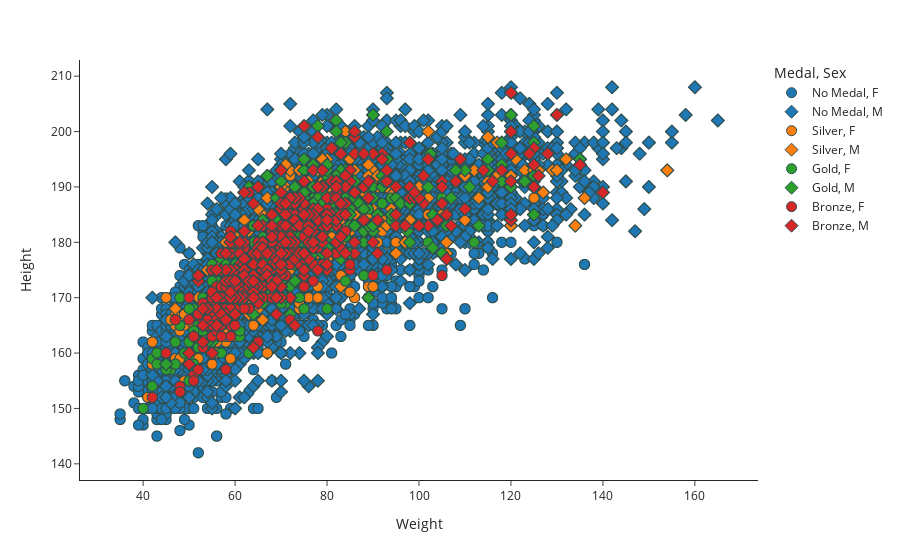

Notebook cell for this chart:
### Code cell
athlete_df_based_on_sport = athlete_df.query('Sport == "Athletics"') 
fig =px.scatter(athlete_df_based_on_sport, x= 'Weight', y = 'Height', color='Medal', symbol ='Sex', size_max=60, template = "simple_white")
fig.update_traces(marker=dict(size=10, line=dict(width=1, color='DarkSlateGrey')))
fig.show()

### Figure 1 — Plotly figure (JSON) as saved in the notebook; plotly's stock layout.template omitted (floating-point values rounded to 4 significant figures; data arrays with more than 128 entries replaced by an {"elided": "..."} marker saying what was removed)
{"data": [{"hovertemplate": "Medal=No Medal<br>Sex=F<br>Weight=%{x}<br>Height=%{y}<extra></extra>", "legendgroup": "No Medal, F", "marker": {"color": "#1F77B4", "line": {"color": "DarkSlateGrey", "width": 1}, "size": 10, "symbol": "circle"}, "mode": "markers", "name": "No Medal, F", "showlegend": true, "type": "scattergl", "x": {"elided": "6135 float values"}, "xaxis": "x", "y": {"elided": "6135 int values"}, "yaxis": "y"}, {"hovertemplate": "Medal=No Medal<br>Sex=M<br>Weight=%{x}<br>Height=%{y}<extra></extra>", "legendgroup": "No Medal, M", "marker": {"color": "#1F77B4", "line": {"color": "DarkSlateGrey", "width": 1}, "size": 10, "symbol": "diamond"}, "mode": "markers", "name": "No Medal, M", "showlegend": true, "type": "scattergl", "x": {"elided": "14379 float values"}, "xaxis": "x", "y": {"elided": "14379 int values"}, "yaxis": "y"}, {"hovertemplate": "Medal=Silver<br>Sex=F<br>Weight=%{x}<br>Height=%{y}<extra></extra>", "legendgroup": "Silver, F", "marker": {"color": "#FF7F0E", "line": {"color": "DarkSlateGrey", "width": 1}, "size": 10, "symbol": "circle"}, "mode": "markers", "name": "Silver, F", "showlegend": true, "type": "scattergl", "x": {"elided": "156 int values"}, "xaxis": "x", "y": {"elided": "156 int values"}, "yaxis": "y"}, {"hovertemplate": "Medal=Silver<br>Sex=M<br>Weight=%{x}<br>Height=%{y}<extra></extra>", "legendgroup": "Silver, M", "marker": {"color": "#FF7F0E", "line": {"color": "DarkSlateGrey", "width": 1}, "size": 10, "symbol": "diamond"}, "mode": "markers", "name": "Silver, M", "showlegend": true, "type": "scattergl", "x": {"elided": "379 int values"}, "xaxis": "x", "y": {"elided": "379 int values"}, "yaxis": "y"}, {"hovertemplate": "Medal=Gold<br>Sex=F<br>Weight=%{x}<br>Height=%{y}<extra></extra>", "legendgroup": "Gold, F", "marker": {"color": "#2CA02C", "line": {"color": "DarkSlateGrey", "width": 1}, "size": 10, "symbol": "circle"}, "mode": "markers", "name": "Gold, F", "showlegend": true, "type": "scattergl", "x": {"elided": "140 int values"}, "xaxis": "x", "y": {"elided": "140 int values"}, "yaxis": "y"}, {"hovertemplate": "Medal=Gold<br>Sex=M<br>Weight=%{x}<br>Height=%{y}<extra></extra>", "legendgroup": "Gold, M", "marker": {"color": "#2CA02C", "line": {"color": "DarkSlateGrey", "width": 1}, "size": 10, "symbol": "diamond"}, "mode": "markers", "name": "Gold, M", "showlegend": true, "type": "scattergl", "x": {"elided": "362 float values"}, "xaxis": "x", "y": {"elided": "362 int values"}, "yaxis": "y"}, {"hovertemplate": "Medal=Bronze<br>Sex=F<br>Weight=%{x}<br>Height=%{y}<extra></extra>", "legendgroup": "Bronze, F", "marker": {"color": "#D62728", "line": {"color": "DarkSlateGrey", "width": 1}, "size": 10, "symbol": "circle"}, "mode": "markers", "name": "Bronze, F", "showlegend": true, "type": "scattergl", "x": {"elided": "135 int values"}, "xaxis": "x", "y": {"elided": "135 int values"}, "yaxis": "y"}, {"hovertemplate": "Medal=Bronze<br>Sex=M<br>Weight=%{x}<br>Height=%{y}<extra></extra>", "legendgroup": "Bronze, M", "marker": {"color": "#D62728", "line": {"color": "DarkSlateGrey", "width": 1}, "size": 10, "symbol": "diamond"}, "mode": "markers", "name": "Bronze, M", "showlegend": true, "type": "scattergl", "x": {"elided": "385 int values"}, "xaxis": "x", "y": {"elided": "385 int values"}, "yaxis": "y"}], "layout": {"legend": {"title": {"text": "Medal, Sex"}, "tracegroupgap": 0}, "margin": {"t": 60}, "xaxis": {"anchor": "y", "domain": [0, 1], "title": {"text": "Weight"}}, "yaxis": {"anchor": "x", "domain": [0, 1], "title": {"text": "Height"}}}}
